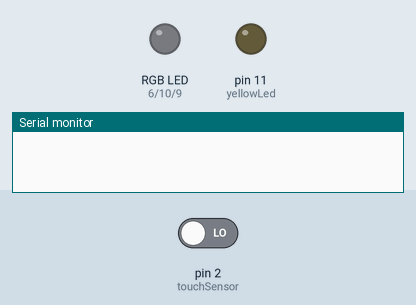
This sketch was run on a simulated Arduino Uno, built with avr-gcc and run on an emulated ATmega328P. Parts: an RGB LED mixed from three pins (HIGH = lit), output pins drawn as LEDs (lit = HIGH), the last lines printed to the serial monitor. Inputs (shaded band) come from the test bench; at power-on: pin 2 (touchSensor) LOW. Random numbers use the default seed unless the sketch sets one.

Above: at 1.2 s.
1.3 s: pin 2 (touchSensor) driven HIGH
At 2.35 s:
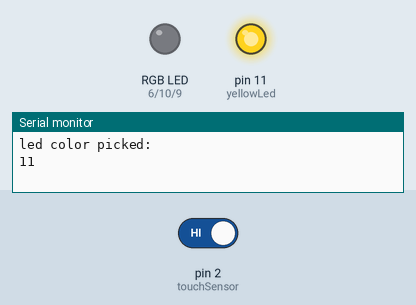
At 3.38 s:
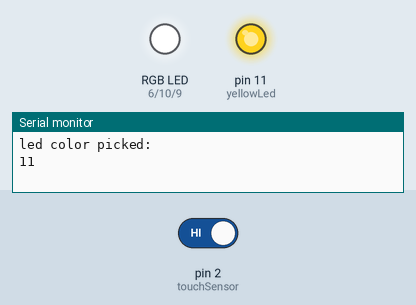
4.3 s: pin 2 (touchSensor) driven LOW
7.3 s: pin 2 (touchSensor) driven HIGH
At 8.35 s:
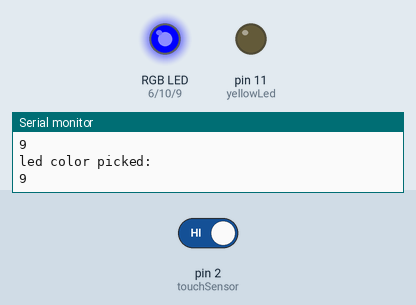
Timing chart, 0 to 11.0 s (numbered marks = the images above; inputs shaded):
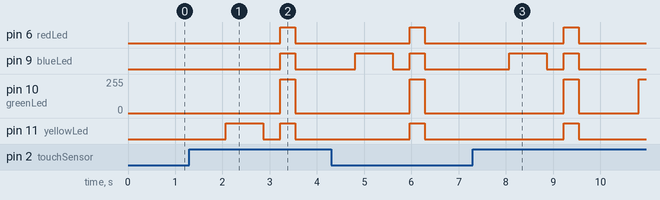

The sketch:

ispy.ino
```cpp
/* Codebase for I SPY project

Necessary components:
Touch sensor implementation
Reward System implementation
 - LED feedback


*/

// Libraries

// Pin Definition

// pin of led define here
#define oneMinute 45525
#define twoishMinutes 65500
#define fourSeconds 3035
#define tenSeconds 7588
#define touchSensor 2
#define redLed 6
#define blueLed 9
#define greenLed 10
#define yellowLed 11
const int ledArray[4] = {redLed,blueLed,greenLed,yellowLed};
long randomTime;
void setup()
{
  // serial monitor to help with debugging
  Serial.begin(9600);
  // led array for random selection
  //long randomTime = random(oneMinute, twoishMinutes); //between 1 and 5 minutes

  // timer set up
  // noInterrupts(); // disable interrupts
  // TCCR1A = 0; // initialize timer 1
  // TCCR1B = 0; // initialize timer 1
  // TCNT1 = randomTime; //preload timer
  // TCCR1B |= (1 << CS10)|(1 << CS12); // 1024 prescaler
  // TIMSK1 |= (1 << TOIE1); // enable timer overflow interrupt ISR
  // interrupts(); // enable all interrupts

  // set led OUTPUT
  pinMode(touchSensor, INPUT);
  pinMode(redLed, OUTPUT);
  pinMode(blueLed, OUTPUT);
  pinMode(greenLed, OUTPUT);
  pinMode(yellowLed, OUTPUT);
}

void breatheStringLight()
{
  // select a random string
  int randomString = ledArray[random(4)];
  Serial.println("led color picked: ");
  Serial.println(randomString);
  // breathe the random string
  for(int i=0; i<256; i++)
        {
            analogWrite(randomString, i);
            delay(3);                               // change delay time can breath faster or slower
        }
        delay(25);
        for(int i=254; i>=0; i--)
        {
            analogWrite(randomString, i);
            delay(3);                               // change delay time can breath faster or slower
        }
        delay(100);
}

void breatheAllLights()
{
   for(int i=0; i<256; i++)
    {
        analogWrite(redLed, i);
        analogWrite(blueLed, i);
        analogWrite(greenLed, i);
        analogWrite(yellowLed, i);
        delay(1);                               // change delay time can breath faster or slower
    }
    delay(50);

    for(int i=254; i>=0; i--)
    {
        analogWrite(redLed, i);
        analogWrite(blueLed, i);
        analogWrite(greenLed, i);
        analogWrite(yellowLed, i);

        delay(1);                               // change delay time can breath faster or slower
    }
    delay(500);
}


// ISR for the timer
// ISR(TIMER1_OVF_vect){
// //   set up timer overflow
//   TCNT1 = randomTime;
//   breatheStringLight();
//   randomTime = random(oneMinute, twoishMinutes); //between 1 and 5 minutes

// }

void loop()
{
  // Serial.print("random time: ");
  // Serial.println(randomTime);
  // Serial.print(randomTime);
  // Serial.println(digitalRead(touchSensor));
  // Serial.print("timer: ");
  // Serial.println(TCNT1);
  // Serial.print(" timer: ",TCNT1);

  if(digitalRead(touchSensor) == HIGH)
  {
    //Serial.println("reads high"    );
    //Serial.print(analogRead(redLed));
    breatheStringLight();
    breatheAllLights();
  }
  //delay(100);
}
```

Measured:
- after the input at 1.3 s, pin 6 (redLed), pin 9 (blueLed): LOW → HIGH after 1.9 s, → LOW 0.31 s later; pin 10 (greenLed): 0/255 → 255/255 after 1.9 s, → 0/255 0.31 s later; pin 11 (yellowLed): LOW → HIGH after 0.77 s, → LOW 0.79 s later, → HIGH 0.37 s later, → LOW 0.31 s later
- after the input at 7.3 s, pin 6 (redLed), pin 11 (yellowLed): LOW → HIGH after 1.9 s, → LOW 0.31 s later; pin 9 (blueLed): LOW → HIGH after 0.77 s, → LOW 0.79 s later, → HIGH 0.37 s later, → LOW 0.31 s later; pin 10 (greenLed): 0/255 → 255/255 after 1.9 s, → 0/255 0.31 s later, → 255/255 1.3 s later
